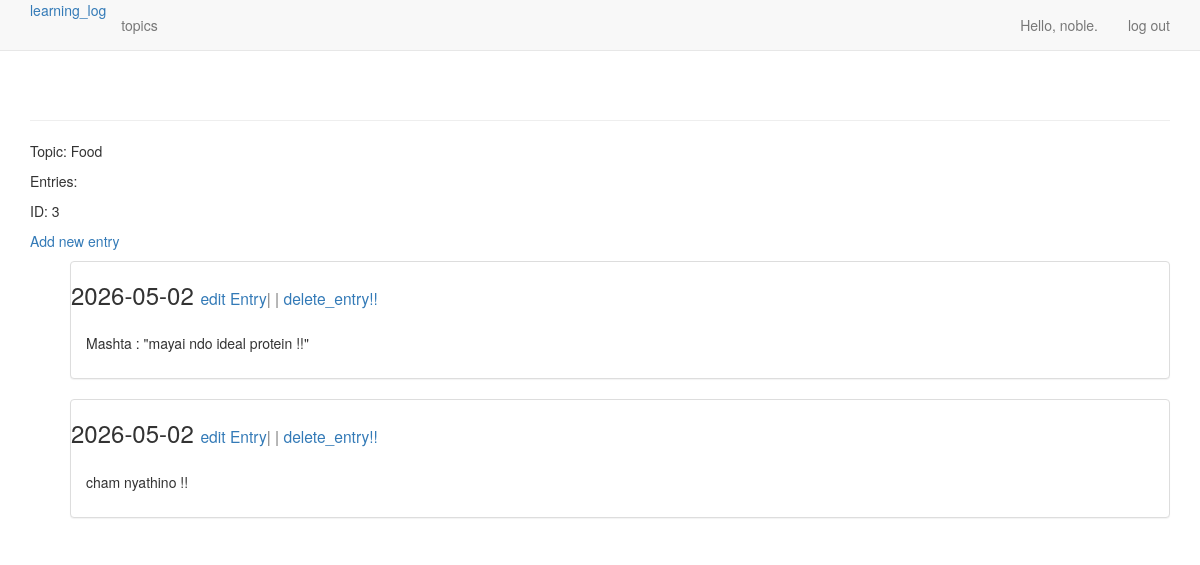
Before: /topic/3/ (signed in) with the older database file.
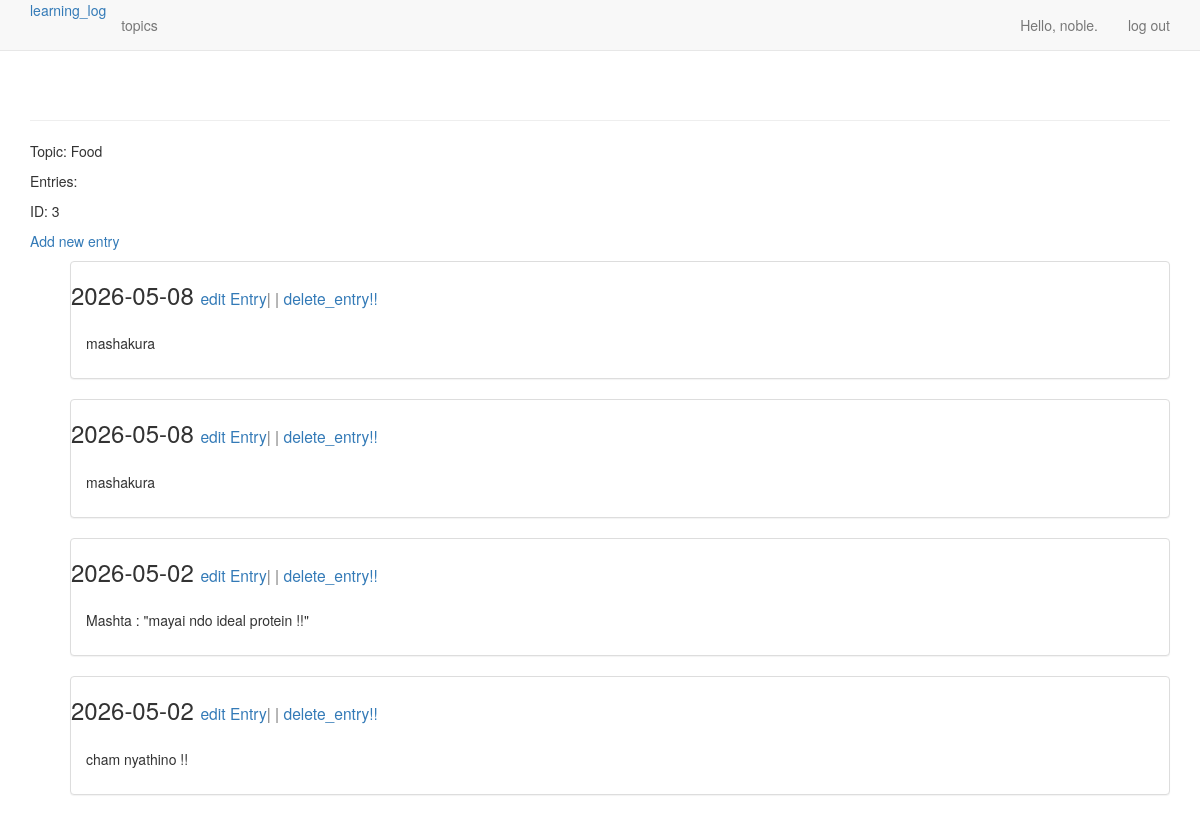
After: the same page with the newer database file.
### playground/models.py (models this page shows, shortened)
class Entry(models.Model):
  topic = models.ForeignKey(Topic, on_delete=models.CASCADE)
  text = models.TextField()
  date_added = models.DateTimeField(auto_now_add=True)
  class Meta:
    verbose_name_plural = 'entries'

### playground/views.py (the view)
# urls.py: path('topic/<int:pk>/', views.topic, name='topic'),
@login_required
def topic(request, pk):
  topic = Topic.objects.get(id=pk)
  topic_lim_user(topic, request)
  entries = topic.entry_set.all().order_by('-date_added')
  return render(request, 'playground/topic.html', {'topic':topic, 'entries':entries})

### playground/models.py (called while the page is built)
  def __str__(self):
    return self.text

### playground/views.py (called while the page is built)
def topic_lim_user(topic, request):
  if topic.owner != request.user:
    raise Http404

### playground/templates/playground/topic.html
{% extends "playground/base.html" %}
{% block content %}
  <p> Topic: {{ topic }}</p>
  <p> Entries:</p>
  <p>ID: {{ topic.id }}</p>
  <p>
    <a href="{% url 'playground:new_entry' topic.id %}">Add new entry</a>
  </p>
  <ul>
    {% for entry in entries %}
      <div class="panel panel-default">
        <div class="pannel-heading">
          <h3>
            {{ entry.date_added|date:"Y-m-d" }}
            <small>
              <a href="{% url 'playground:edit_entry' entry.id %}">edit Entry</a>| |
            </small>
            <small>
              <a href="{% url 'playground:del_entry' entry.id %}"> delete_entry!!</a>
            </small>
          </h3>
        </div>
        <div class="panel-body">
          {{ entry.text|linebreaks }}
        </div>
      </div>
    {% empty %}
      There are no Entries
    {% endfor %}
  </ul>
{% endblock content %}

Changed rows visible on the page:
added Entry: date_added "2026-05-08", text "mashakura"
added Entry: date_added "2026-05-08", text "mashakura"
